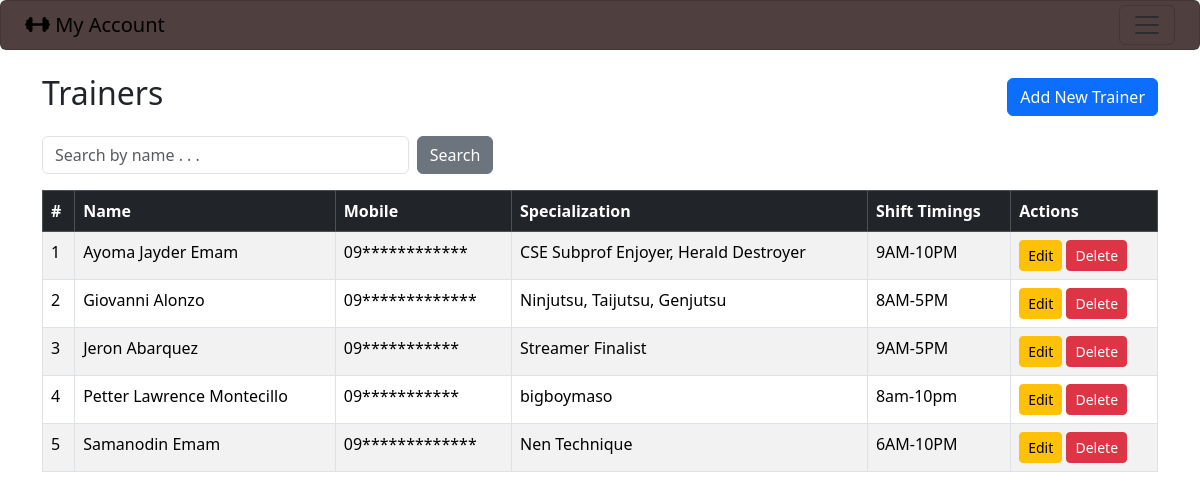
Page /admin_trainers (signed in) on the committed database.
### gymapp/models.py (models this page shows, shortened)
class Trainer(models.Model):
    name = models.CharField(max_length=100)
    mobile = models.CharField(max_length=15)
    specialization = models.CharField(max_length=200)
    shift_timings = models.CharField(max_length=200)

### gymapp/views.py (the view)
    def wrapper(request, *args, **kwargs):
        if not request.user.is_authenticated or getattr(request.user,'role',None) != 'ADMIN':
            messages.error(request, 'You must be an admin to access this page.')
            return redirect('admin_login')
        return view_func(request, *args, **kwargs)

### gymapp/views.py (called while the page is built)
def admin_required(view_func):
    def wrapper(request, *args, **kwargs):
        if not request.user.is_authenticated or getattr(request.user,'role',None) != 'ADMIN':
            messages.error(request, 'You must be an admin to access this page.')
            return redirect('admin_login')
        return view_func(request, *args, **kwargs)
    return wrapper

@admin_required
def admin_trainers_list(request):
    search = request.GET.get('search','')
    trainers = Trainer.objects.all().order_by('name')
    return render(request, 'admin_trainers_list.html', {'trainers': trainers, 'search':search})

### gymapp/templates/admin_trainers_list.html (shortened to what this page needs)
{% extends 'base.html' %}
{% block content %}
<div class="d-flex justify-content-between align-items-center mb-3">
<h2>Trainers</h2>
<a href="{% url 'admin_trainer_add' %}" class="btn btn-primary">Add New Trainer</a>
</div>
<form method="get" class="row g-2 mb-3">
    <div class="col-md-4">
        <input type="text" name="search" class="form-control" placeholder="Search by name . . .">
    </div>
    <div class="col-md-2">
        <button type="submit" class="btn btn-secondary">Search</button>
    </div>
</form>
<table class="table table-bordered table-striped">
    <thead class="table-dark">
        <tr>
            <th>#</th>
            <th>Name</th>
            <th>Mobile</th>
            <th>Specialization</th>
            <th>Shift Timings</th>
            <th>Actions</th>
        </tr>
    </thead>
    <tbody>
        {% for trainer in trainers %}
        <tr>
            <td>{{ forloop.counter }}</td>
            <td>{{ trainer.name }}</td>
            <td>{{ trainer.mobile }}</td>
            <td>{{ trainer.specialization }}</td>
            <td>{{ trainer.shift_timings }}</td>
            <td>
                <a href="{% url 'admin_trainer_edit' trainer.id %}" class="btn btn-sm btn-warning">Edit</a>
                <form method="post" action="{% url 'admin_trainer_delete' trainer.id %}"
                 style="display:inline-block;">
                    <button type="submit" class="btn btn-sm btn-danger"
                    onclick="return confirm('Are you sure you want to delete this trainer?')">Delete</button>
                </form>
            </td>
        </tr>
        {% endfor %}
    </tbody>
</table>
{% endblock %}

### gymapp/templates/base.html (shortened to what this page needs)
<!DOCTYPE html>
<html lang="en">
<head>
    <link href="https://cdn.jsdelivr.net/npm/bootstrap@5.3.8/dist/css/bootstrap.min.css" rel="stylesheet">
    <link rel="stylesheet" href="https://cdnjs.cloudflare.com/ajax/libs/font-awesome/7.0.1/css/all.min.css" />
</head>
<body>
<nav class="navbar navbar-toggler nav-item" style=background:rgb(80,63,63)>
  <div class="container-fluid">
    <a class="navbar-brand" href="#">
        <i class="fas fa-dumbbell"></i> My Account</a>
    <button class="navbar-toggler" type="button" data-bs-toggle="collapse" data-bs-target="#abc">
      <span class="navbar-toggler-icon"></span>
    </button>
  </div>
</nav>
<div class="container mt-4">
{% block content %}
{% endblock %}
</div>
</body>
</html>

### rows in the picture
Trainer: name "Ayoma Jayder Emam", mobile "09************", specialization "CSE Subprof Enjoyer, Herald Destroyer", shift_timings "9AM-10PM"
Trainer: name "Giovanni Alonzo", mobile "09*************", specialization "Ninjutsu, Taijutsu, Genjutsu", shift_timings "8AM-5PM"
Trainer: name "Jeron Abarquez", mobile "09***********", specialization "Streamer Finalist", shift_timings "9AM-5PM"
Trainer: name "Petter Lawrence Montecillo", mobile "09***********", specialization "bigboymaso", shift_timings "8am-10pm"
Trainer: name "Samanodin Emam", mobile "09*************", specialization "Nen Technique", shift_timings "6AM-10PM"
